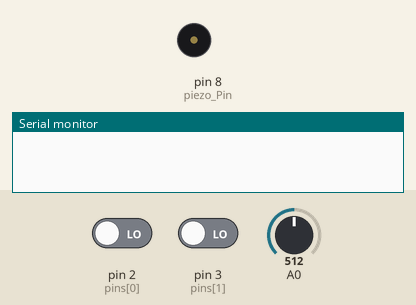
Recording of a sketch running on a simulated Arduino Uno, built with avr-gcc and run on an emulated ATmega328P. Shown: buzzer (waves = sounding), the last lines printed to the serial monitor. Inputs (shaded band) come from the test bench; at power-on: pin 2 (pins[0]) LOW, A0 = 512, pin 3 (pins[1]) LOW.

Above: at 1.2 s.
1.3 s: pin 2 (pins[0]) driven HIGH
At 2.5 s:
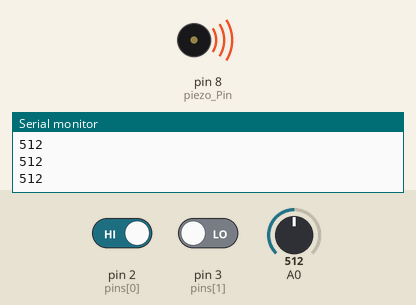
2.8 s: A0 set to 306
5.8 s: A0 set to 511
7.5 s: A0 set to 122
Timing chart, 0 to 11.5 s (numbered marks = the images above; inputs shaded):
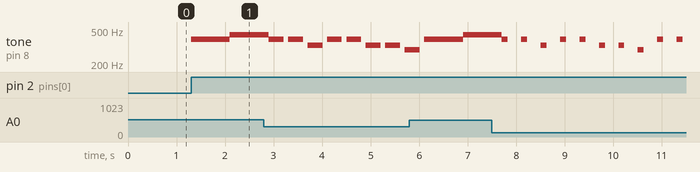

The sketch:

piezoQuiz2.ino
```cpp
// preprocessor
#define C 262   // 도
#define D 294   // 레
#define E 330   // 미
#define F 349   // 파
#define G 392   // 솔
#define A 440   // 라
#define B 494   // 시
#define H 523   // 높은 도

int piezo_Pin = 8;
int tempo = 200;
int pins[] = { 2, 3 };
int notes[25] = { G,G,A,A,G,G,E,G,G,E,E,D,G,G,A,A,G,G,E,G,E,D,E,C};

void setup() {
  pinMode(piezo_Pin, OUTPUT);
  pinMode(pins[0], INPUT);
  pinMode(pins[1], INPUT);
  Serial.begin(9600);
}

void loop() {
  if(digitalRead(pins[0]) == HIGH){
    for(int i = 0; i < 12; i++) {
      Serial.println(analogRead(A0));
      tone(piezo_Pin, notes[i], analogRead(A0));
      delay(400);
     }
  }

  if(digitalRead(pins[1]) == HIGH){
   for(int i = 12; i < 25; i++) {
    Serial.println(analogRead(A0));
    tone(piezo_Pin, notes[i], analogRead(A0));
    delay(400);
    }
  }
}
```

Measured:
- after the input at 1.3 s, tone on pin 8 (piezo_Pin): silent → 392 Hz at once, → 440 Hz 0.80 s later
